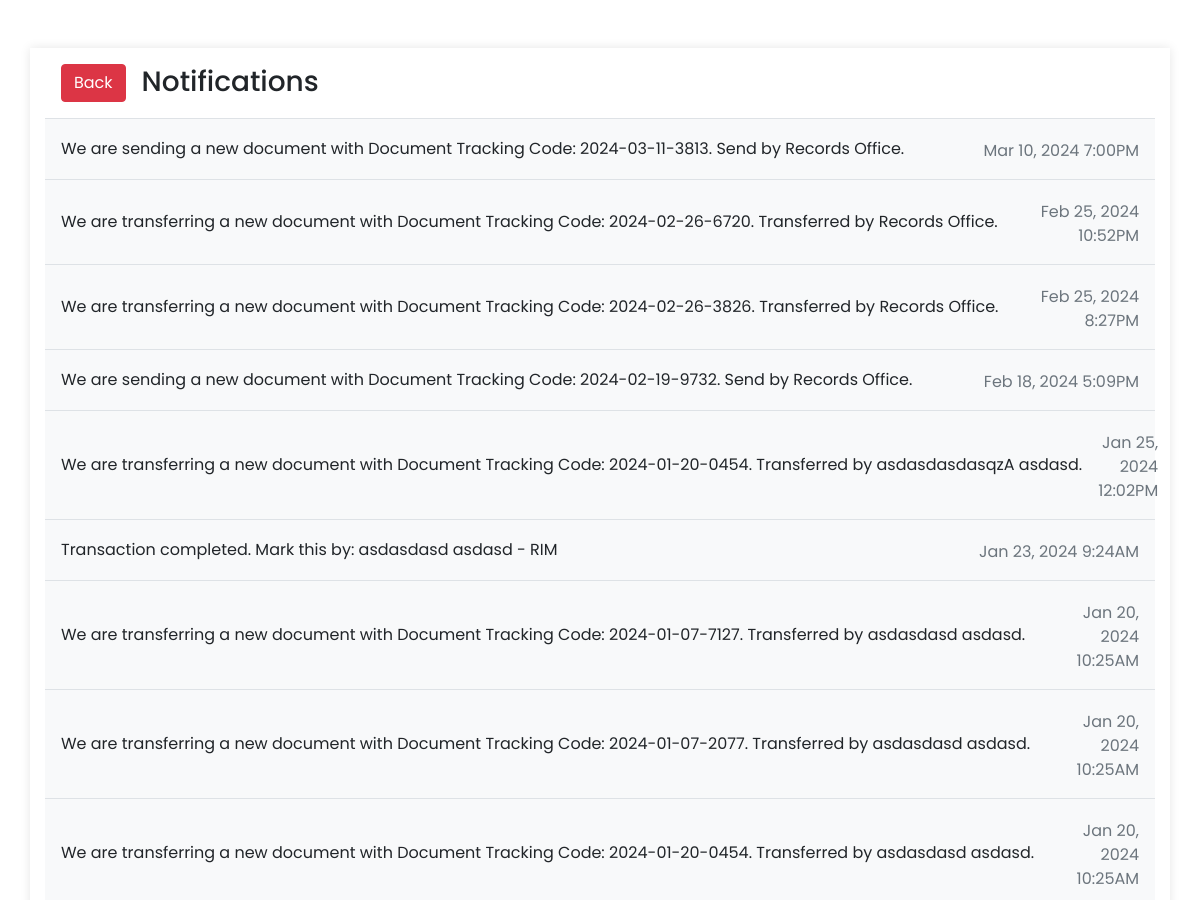
The app's page /views/handler/notifications.php (signed in, upper part), older data.
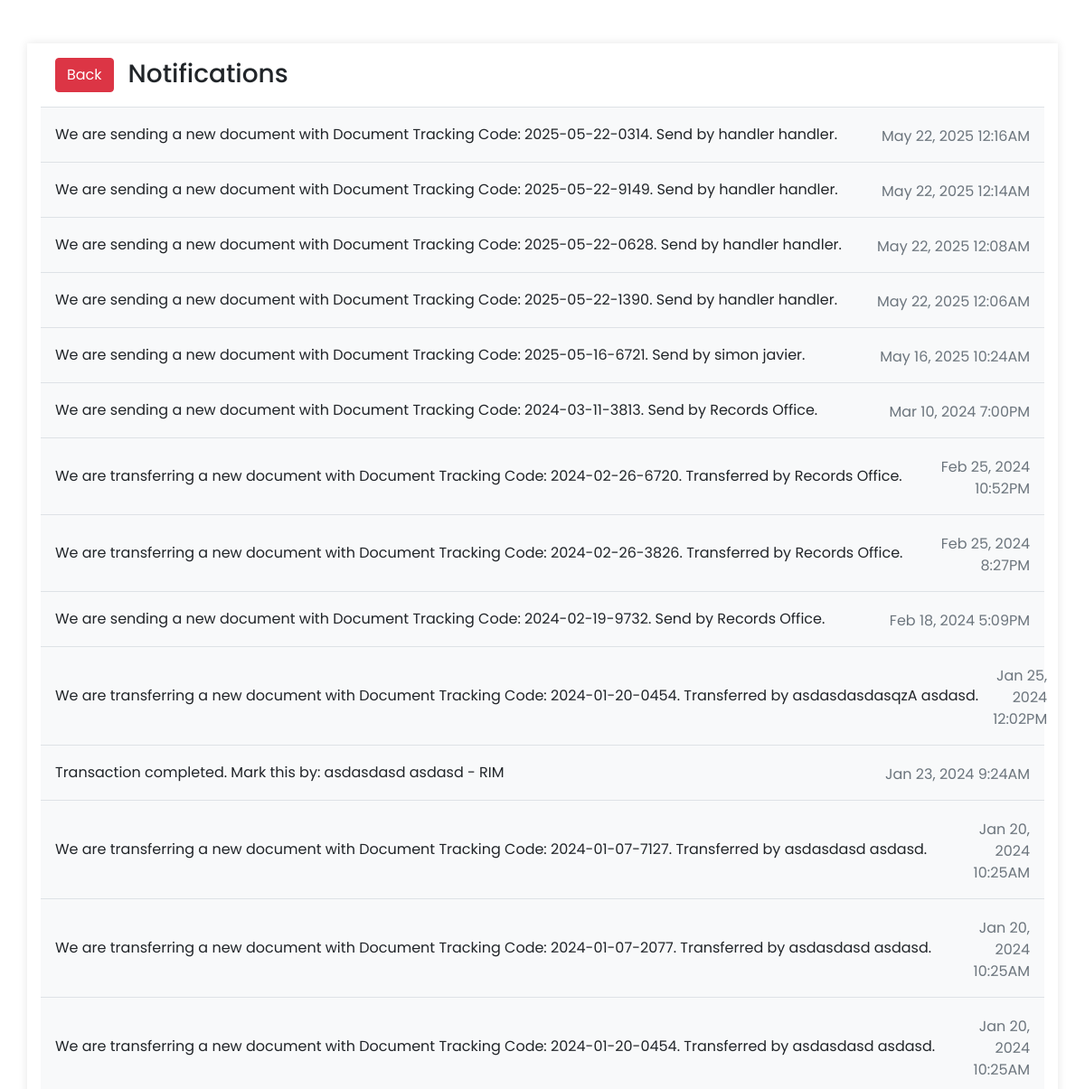
The same page, newer data.
### tables this page shows
CREATE TABLE `tbl_notification` (
  `id` bigint(250) NOT NULL,
  `user_id` bigint(250) DEFAULT NULL,
  `content` text DEFAULT NULL,
  `status` varchar(50) DEFAULT 'unread',
  `timestamp` timestamp NOT NULL DEFAULT current_timestamp() ON UPDATE current_timestamp()
);

### connection.php (called while the page is built, shortened)
<?php
$env_protocol = isset($_SERVER['HTTPS']) && $_SERVER['HTTPS'] === 'on' ? 'https' : 'http';
$env_basePath = $env_protocol . '://' . $_SERVER['HTTP_HOST'] . '/document-tracking/';
?>

### views/handler/notifications.php (the view, shortened to what this page needs)
<?php
    $user_id = $_SESSION['userid'];
    require '../../connection.php';
    $sql = "SELECT * from tbl_notification where user_id = :user_id ORDER BY timestamp desc";
    $stmt = $pdo->prepare($sql);
    $stmt->bindParam(':user_id', $user_id);
    $stmt->execute();
    $result = $stmt->fetchAll(PDO::FETCH_ASSOC);
?>
<!DOCTYPE html>
<html lang="en">
<head>
    <link rel="stylesheet" href="<?php echo $env_basePath; ?>assets/jsdelivr/bootstrap.min.css">
    <link rel="stylesheet" href="<?php echo $env_basePath; ?>assets/sweetalert/sweetalert2.min.css">
    <link rel="stylesheet" href="<?php echo $env_basePath; ?>assets/cloudflare/all.min.css">
    <link rel="stylesheet" href="<?php echo $env_basePath; ?>assets/boxicons/boxicons.min.css">
    <link rel="stylesheet" href="<?php echo $env_basePath; ?>assets/datatable/jquery.dataTables.min.css">
    <link rel="stylesheet" href="<?php echo $env_basePath; ?>assets/cdnjs/bootstrap-select.min.css">
</head>
<body>
<div class="container mt-5 mb-5 custom-shadow">
    <div class="row">
        <div class="col-lg-12 right">
            <div class="box shadow-sm rounded bg-white mb-3">
                <div class="box-title border-bottom p-3">
                    <h3 class="m-0"><a href="dashboard.php" class="btn btn-danger mr-3">Back</a>Notifications</h3>
                </div>
                <?php foreach($result as $row): ?>
                    <div class="box-body p-0">
                    <div class="p-3 d-flex align-items-center bg-light border-bottom osahan-post-header">
                        <div class=" mr-3">
                            <div class="text-truncate"><?php echo $row['content']; ?></div>
                        </div>
                        <span class="ml-auto mb-auto">
                            <div class="text-right text-muted pt-1">
                                <?php echo date('M j, Y g:iA', strtotime($row['timestamp'])); ?>
                            </div>
                        </span>
                    </div>
                </div>
                <?php endforeach; ?>
            </div>
        </div>
    </div>
</div>
</body>
</html>

### views/handler/notifications.php (style rules this page uses)
* { box-sizing: border-box; margin: 0; padding: 0; font-family: 'Poppins', 'Arial'; scroll-behavior: smooth; }
.custom-shadow { box-shadow: 0 0 10px rgba(0, 0, 0, 0.1); }

Row changes from the older to the newer data that the page shows:
added tbl_notification: content "We are sending a new document with Document Tracking Code: 2025-05-22-0314. Send by handler handler.", timestamp "May 22, 2025 12:16AM"
added tbl_notification: content "We are sending a new document with Document Tracking Code: 2025-05-22-9149. Send by handler handler.", timestamp "May 22, 2025 12:14AM"
added tbl_notification: content "We are sending a new document with Document Tracking Code: 2025-05-22-0628. Send by handler handler.", timestamp "May 22, 2025 12:08AM"
added tbl_notification: content "We are sending a new document with Document Tracking Code: 2025-05-22-1390. Send by handler handler.", timestamp "May 22, 2025 12:06AM"
added tbl_notification: content "We are sending a new document with Document Tracking Code: 2025-05-16-6721. Send by simon javier.", timestamp "May 16, 2025 10:24AM"
